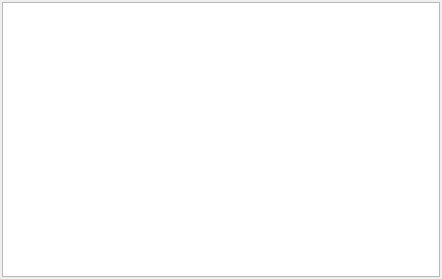
<?xml version="1.0" encoding="UTF-8"?>
<ui version="4.0">
 <class>FileOpenPopup</class>
 <widget class="QWidget" name="FileOpenPopup">
  <property name="geometry">
   <rect>
    <x>0</x>
    <y>0</y>
    <width>442</width>
    <height>279</height>
   </rect>
  </property>
  <property name="sizePolicy">
   <sizepolicy hsizetype="Minimum" vsizetype="Minimum">
    <horstretch>0</horstretch>
    <verstretch>0</verstretch>
   </sizepolicy>
  </property>
  <property name="maximumSize">
   <size>
    <width>16777215</width>
    <height>16777215</height>
   </size>
  </property>
  <property name="font">
   <font>
    <pointsize>8</pointsize>
   </font>
  </property>
  <property name="windowTitle">
   <string>File Open Popup</string>
  </property>
  <layout class="QHBoxLayout" name="horizontalLayout">
   <property name="spacing">
    <number>2</number>
   </property>
   <property name="margin">
    <number>2</number>
   </property>
   <item>
    <widget class="QTableWidget" name="FilesTable">
     <property name="horizontalScrollBarPolicy">
      <enum>Qt::ScrollBarAlwaysOff</enum>
     </property>
     <property name="editTriggers">
      <set>QAbstractItemView::NoEditTriggers</set>
     </property>
     <property name="alternatingRowColors">
      <bool>true</bool>
     </property>
     <property name="selectionMode">
      <enum>QAbstractItemView::NoSelection</enum>
     </property>
     <property name="showGrid">
      <bool>false</bool>
     </property>
     <property name="gridStyle">
      <enum>Qt::NoPen</enum>
     </property>
     <attribute name="horizontalHeaderVisible">
      <bool>false</bool>
     </attribute>
     <attribute name="verticalHeaderVisible">
      <bool>false</bool>
     </attribute>
    </widget>
   </item>
  </layout>
 </widget>
 <resources>
  <include location="icons.qrc"/>
 </resources>
 <connections/>
</ui>
